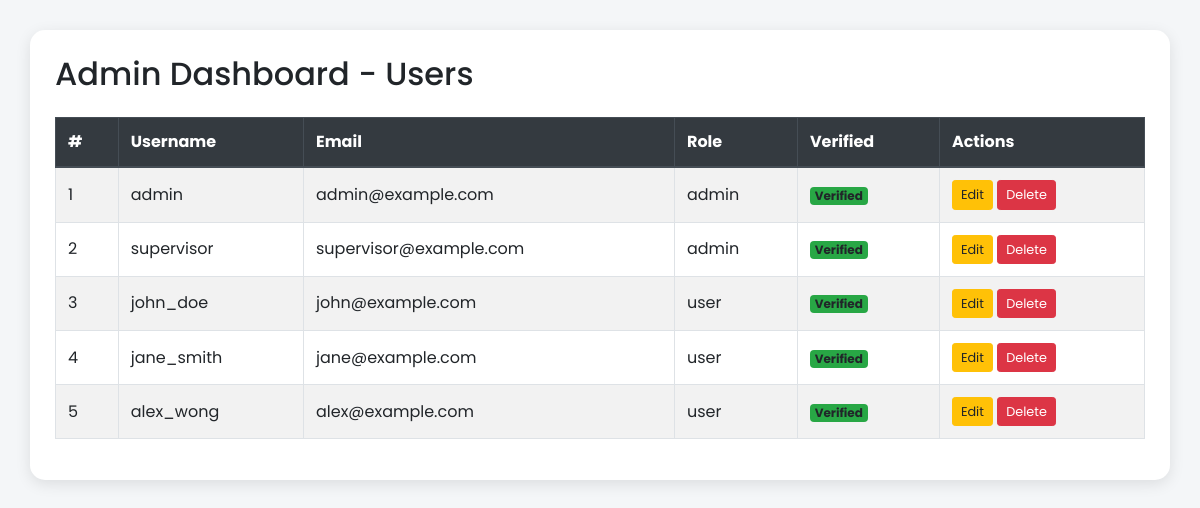
The app's page /admin/users (signed in) with its own data.
### main.py (models this page shows, shortened)
class User(db.Model, UserMixin):
    __tablename__ = "user"
    id = db.Column(db.Integer, primary_key=True)
    username = db.Column(db.String(50), unique=True, nullable=False)
    email = db.Column(db.String(120), unique=True, nullable=False)
    password = db.Column(db.String(200), nullable=True)  # Can be null for OAuth users
    phone = db.Column(db.String(20))
    profile_pic = db.Column(db.String(100))
    role = db.Column(db.String(10), default="user")  # 'admin' or 'user'
    is_verified = db.Column(db.Boolean, default=False)
    oauth_provider = db.Column(db.String(20), nullable=True)  # 'github', 'google', or None
    oauth_id = db.Column(db.String(100), nullable=True)
    contacts = db.relationship('Contact', backref='owner', lazy=True)

### main.py (the view)
@app.route('/admin/users')
@login_required
def admin_users():
    if current_user.role != "admin":
        flash("You don't have permission to access this page", "error")
        return redirect(url_for('user_dashboard'))
    users = User.query.all()
    return render_template('admin_users.html', users=users)

### main.py (called while the page is built)
@login_manager.user_loader
def load_user(user_id):
    return User.query.get(int(user_id))

### templates/admin/admin_users.html (shortened to what this page needs)
<!DOCTYPE html>
<html lang="en">
<head>
    <link rel="stylesheet" href="https://stackpath.bootstrapcdn.com/bootstrap/4.5.2/css/bootstrap.min.css">
</head>
<body>
    <div class="container dashboard-card">
        <h2 class="mb-4">Admin Dashboard - Users</h2>
        <table class="table table-striped table-bordered">
            <thead class="thead-dark">
                <tr>
                    <th>#</th>
                    <th>Username</th>
                    <th>Email</th>
                    <th>Role</th>
                    <th>Verified</th>
                    <th>Actions</th>
                </tr>
            </thead>
            <tbody>
                {% for user in users %}
                <tr>
                    <td>{{ loop.index }}</td>
                    <td>{{ user.username }}</td>
                    <td>{{ user.email }}</td>
                    <td>{{ user.role }}</td>
                    <td>
                        {% if user.is_verified %}
                            <span class="badge badge-verified">Verified</span>
                        {% else %}
                            <span class="badge badge-unverified">Unverified</span>
                        {% endif %}
                    </td>
                    <td>
                        <a href="{{ url_for('edit_user', user_id=user.id) }}" class="btn btn-warning btn-sm">Edit</a>
                        <a href="{{ url_for('delete_user', user_id=user.id) }}" class="btn btn-danger btn-sm" onclick="return confirm('Are you sure?')">Delete</a>
                    </td>
                </tr>
                {% endfor %}
            </tbody>
        </table>
    </div>
</body>
</html>

### templates/admin/admin_users.html (style rules this page uses)
body { font-family: 'Poppins', sans-serif; background-color: #f4f6f8; padding: 30px; }
.dashboard-card { background: white; border-radius: 15px; padding: 25px; box-shadow: 0 4px 15px rgba(0, 0, 0, 0.1); }
.table th, .table td { vertical-align: middle; }
.badge-verified { background-color: #28a745; }
.btn-sm { font-size: 0.8rem; }

### records on screen
User: username "admin", email "admin@example.com", role "admin", is_verified "Verified"
User: username "supervisor", email "supervisor@example.com", role "admin", is_verified "Verified"
User: username "john_doe", email "john@example.com", role "user", is_verified "Verified"
User: username "jane_smith", email "jane@example.com", role "user", is_verified "Verified"
User: username "alex_wong", email "alex@example.com", role "user", is_verified "Verified"
